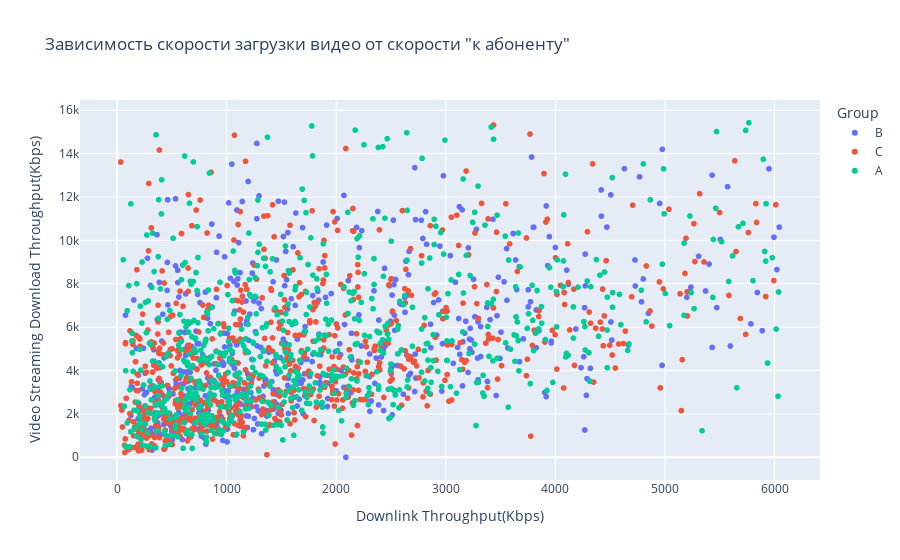

Source (notebook cell):
### Code cell
fig = px.scatter(data_Q1_Out , x = 'Downlink Throughput(Kbps)', y = 'Video Streaming Download Throughput(Kbps)',
                 color = 'Group', title='Зависимость скорости загрузки видео от скорости "к абоненту"')
fig.show()

### Figure 1 — Plotly figure (JSON) as saved in the notebook; plotly's stock layout.template omitted (floating-point values rounded to 4 significant figures; data arrays with more than 128 entries replaced by an {"elided": "..."} marker saying what was removed)
{"data": [{"hovertemplate": "Group=B<br>Downlink Throughput(Kbps)=%{x}<br>Video Streaming Download Throughput(Kbps)=%{y}<extra></extra>", "legendgroup": "B", "marker": {"color": "#636efa", "symbol": "circle"}, "mode": "markers", "name": "B", "showlegend": true, "type": "scattergl", "x": {"elided": "547 float values"}, "xaxis": "x", "y": {"elided": "547 float values"}, "yaxis": "y"}, {"hovertemplate": "Group=C<br>Downlink Throughput(Kbps)=%{x}<br>Video Streaming Download Throughput(Kbps)=%{y}<extra></extra>", "legendgroup": "C", "marker": {"color": "#EF553B", "symbol": "circle"}, "mode": "markers", "name": "C", "showlegend": true, "type": "scattergl", "x": {"elided": "734 float values"}, "xaxis": "x", "y": {"elided": "734 float values"}, "yaxis": "y"}, {"hovertemplate": "Group=A<br>Downlink Throughput(Kbps)=%{x}<br>Video Streaming Download Throughput(Kbps)=%{y}<extra></extra>", "legendgroup": "A", "marker": {"color": "#00cc96", "symbol": "circle"}, "mode": "markers", "name": "A", "showlegend": true, "type": "scattergl", "x": {"elided": "700 float values"}, "xaxis": "x", "y": {"elided": "700 float values"}, "yaxis": "y"}], "layout": {"legend": {"title": {"text": "Group"}, "tracegroupgap": 0}, "title": {"text": "Зависимость скорости загрузки видео от скорости \"к абоненту\""}, "xaxis": {"anchor": "y", "domain": [0, 1], "title": {"text": "Downlink Throughput(Kbps)"}}, "yaxis": {"anchor": "x", "domain": [0, 1], "title": {"text": "Video Streaming Download Throughput(Kbps)"}}}}
